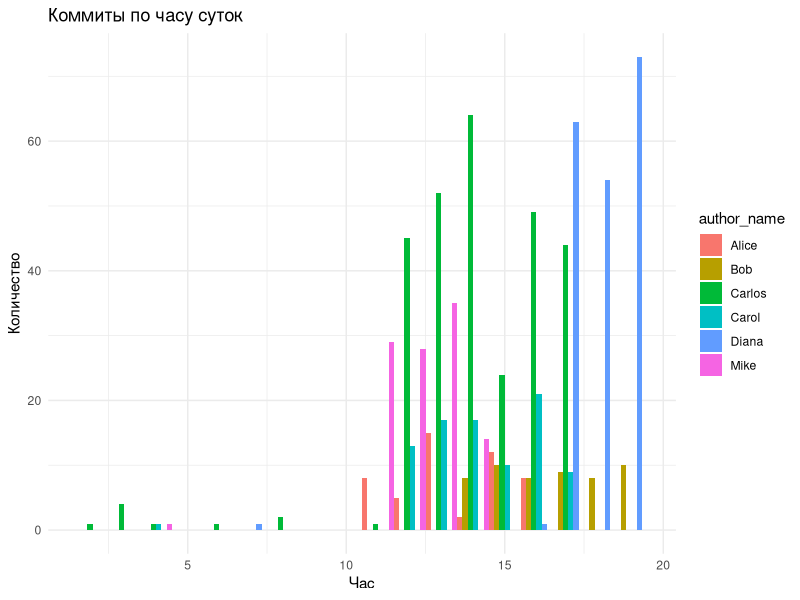
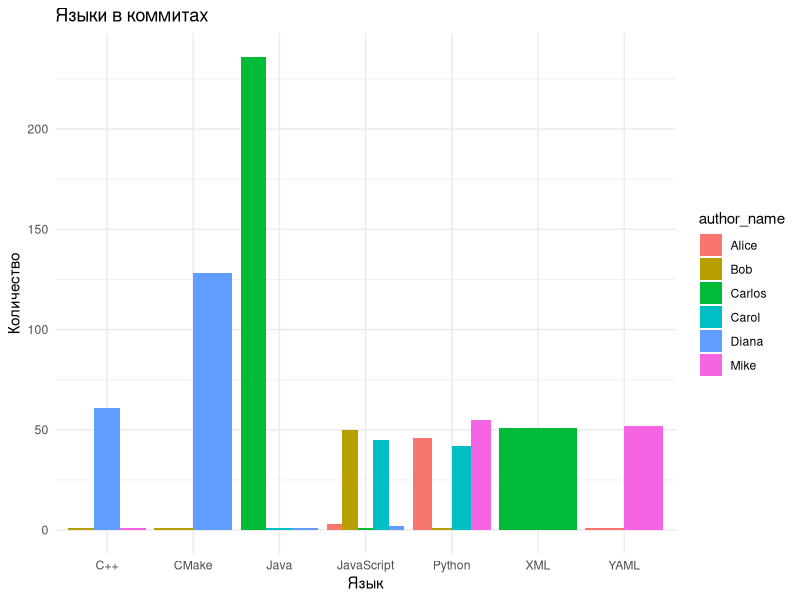

Write R code to recreate these figures, in order.
#Подгрузка синт-данных + статистика

library(dplyr)
library(lubridate)
library(ggplot2)
library(readr)

# Загрузка данных
df <- read_csv("synthetic_commits.csv")

# Преобразование даты
df <- df %>%
  mutate(authored_date = ymd_hms(authored_date),
         hour = hour(authored_date),
         weekday = wday(authored_date, label = TRUE))

# --- Общая статистика по авторам ---
author_stats <- df %>%
  group_by(author_name, author_email) %>%
  summarise(
    commits = n(),
    avg_lines_added = mean(lines_added),
    avg_lines_removed = mean(lines_removed),
    most_common_lang = names(sort(table(file_language), decreasing = TRUE)[1]),
    common_commit_hour = round(mean(hour)),
    .groups = "drop"
  )

print("📊 Статистика по каждому автору:")
print(author_stats)

# --- Частота коммитов по часам ---
ggplot(df, aes(x = hour, fill = author_name)) +
  geom_histogram(binwidth = 1, position = "dodge") +
  labs(title = "Коммиты по часу суток", x = "Час", y = "Количество") +
  theme_minimal()

# --- Топ языков ---
ggplot(df, aes(x = file_language, fill = author_name)) +
  geom_bar(position = "dodge") +
  labs(title = "Языки в коммитах", x = "Язык", y = "Количество") +
  theme_minimal()

# --- Поиск подозрительных email по авторам ---
email_check <- df %>%
  group_by(author_name) %>%
  summarise(unique_emails = n_distinct(author_email)) %>%
  filter(unique_emails > 1)

print("🚨 Авторы с несколькими email-адресами:")
print(email_check)

# --- Поиск "необычных" часов коммитов ---
unusual_times <- df %>%
  group_by(author_name) %>%
  mutate(avg_hour = round(mean(hour))) %>%
  filter(abs(hour - avg_hour) > 5)  # разница более 5 часов

print("⏰ Подозрительные по времени коммиты:")
print(unusual_times[, c("author_name", "authored_date", "hour", "message")])
